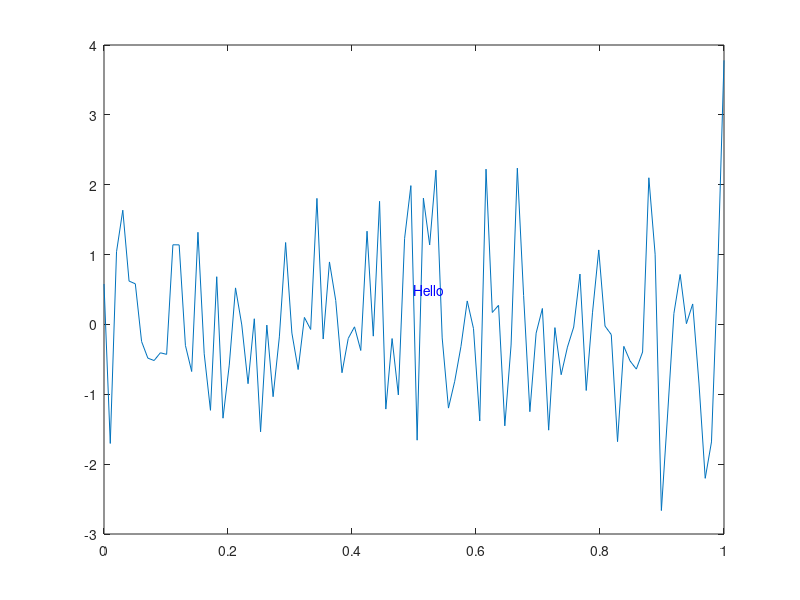

MATLAB code to generate this figure:
function result = test_textproperties_013
result = false;
a = figure;
plot(linspace(0,1),randn(1,100));
t = text(0.5,0.5,'Hello')
drawnow;
set(t,'color','b');
drawnow;
close(a);
result = true;
